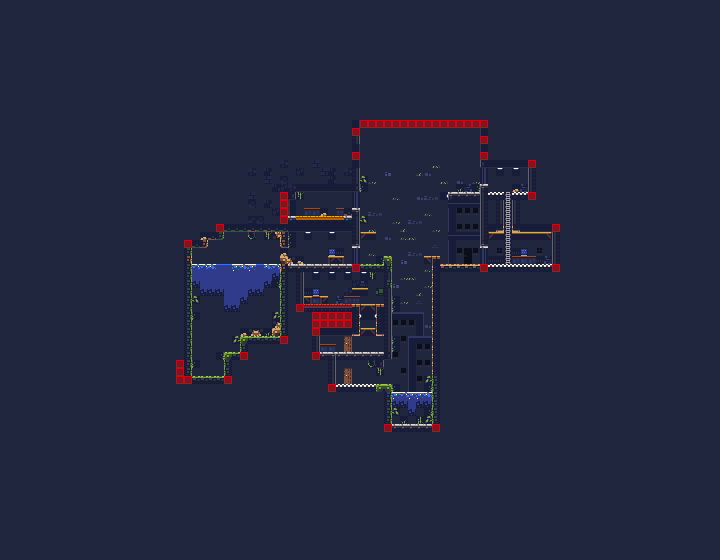

This game map was drawn from its Tiled (.tmx) file and the tilesets committed beside it. A one-line description and the trimmed map source follow:
An orthogonal 90x70 tile map with 8x8 px tiles, 2 tile layers (collisions, tiles), 2 tilesets and 35 objects (11x text, 7x loot, 4x mob, 4x light, 3x door, ...).

<map version="1.4" tiledversion="1.4.2" orientation="orthogonal" renderorder="right-down" width="90" height="70" tilewidth="8" tileheight="8" infinite="0" backgroundcolor="#21263f" nextlayerid="33" nextobjectid="109">
 <tileset firstgid="1" source="cavesofgallet_tiles.tsx" />
 <tileset firstgid="385" source="collisions.tsx" />
 <layer id="30" name="collisions" width="90" height="70" opacity="0.79">
  <properties>
   <property name="advColl" type="bool" value="true" />
   <property name="hidden" type="bool" value="true" />
  </properties>
  <data>[6300 cells, 335 non-empty, 4 distinct tile ids]</data>
 </layer>
 <layer id="31" name="tiles" width="90" height="70">
  <data>[6300 cells, 539 non-empty, 76 distinct tile ids]</data>
 </layer>
 <objectgroup id="32" name="markers">
  <object id="53" type="robot" x="466" y="192">
   <point />
  </object>
  <object id="56" type="stairs" x="348" y="352">
   <point />
  </object>
  <object id="57" type="stairs" x="348" y="384">
   <point />
  </object>
  <object id="58" type="sub" x="206" y="264">
   <point />
  </object>
  <object id="59" name="zombie" type="spawn" x="536" y="264">
   <point />
  </object>
  <object id="62" type="door" x="356" y="264">
   <point />
  </object>
  <object id="63" type="door" x="484" y="264">
   <point />
  </object>
  <object id="64" type="door" x="380" y="384">
   <point />
  </object>
  <object id="65" name="Ammo" type="loot" x="360" y="282" width="4" height="4" />
  <object id="66" name="Metal" type="loot" x="312" y="288" width="8" height="8" />
  <object id="67" name="Metal" type="loot" x="336" y="296" width="8" height="8" />
  <object id="68" name="Ammo" type="loot" x="520" y="188" width="4" height="4" />
  <object id="69" name="Metal" type="loot" x="520" y="258" width="8" height="4" />
  <object id="70" name="Ore" type="loot" x="320" y="344" width="8" height="8" />
  <object id="72" name="Ore" type="loot" x="328" y="344" width="8" height="8" />
  <object id="73" name="I see water down there..." type="text" x="404" y="272">
   <point />
  </object>
  <object id="74" name="A small passage" type="text" x="284" y="250">
   <point />
  </object>
  <object id="75" name="Out of service" type="text" x="332" y="246">
   <point />
  </object>
  <object id="76" name="No power." type="text" x="524" y="244">
   <point />
  </object>
  <object id="78" name="The water is fresh..." type="text" x="412" y="404">
   <point />
  </object>
  <object id="81" name="Looks like a lab" type="text" x="324" y="282">
   <point />
  </object>
  <object id="82" name="&quot;Safety first!&quot;" type="text" x="380" y="288">
   <point />
  </object>
  <object id="83" name="The way is blocked." type="text" x="208" y="366">
   <point />
  </object>
  <object id="84" name="zombie" type="mob" x="340" y="384">
   <point />
  </object>
  <object id="85" name="zombie" type="mob" x="324" y="304">
   <point />
  </object>
  <object id="87" name="zombie" type="mob" x="380" y="352">
   <point />
  </object>
  <object id="88" name="zombie" type="mob" x="388" y="256">
   <point />
  </object>
  <object id="90" name="Someone already emptied this place." type="text" x="330" y="194">
   <point />
  </object>
  <object id="91" name="The door is locked." type="text" x="292" y="206">
   <point />
  </object>
  <object id="93" name="zombie" type="spawn" x="300" y="216">
   <point />
  </object>
  <object id="94" name="Nice view from here..." type="text" x="432" y="180">
   <point />
  </object>
  <object id="105" type="light" x="502" y="154" width="28" height="30">
   <ellipse />
  </object>
  <object id="106" type="light" x="318" y="218" width="28" height="30">
   <ellipse />
  </object>
  <object id="107" type="light" x="294" y="218" width="28" height="30">
   <ellipse />
  </object>
  <object id="108" type="light" x="432" y="182" width="30" height="30">
   <ellipse />
  </object>
 </objectgroup>
</map>
